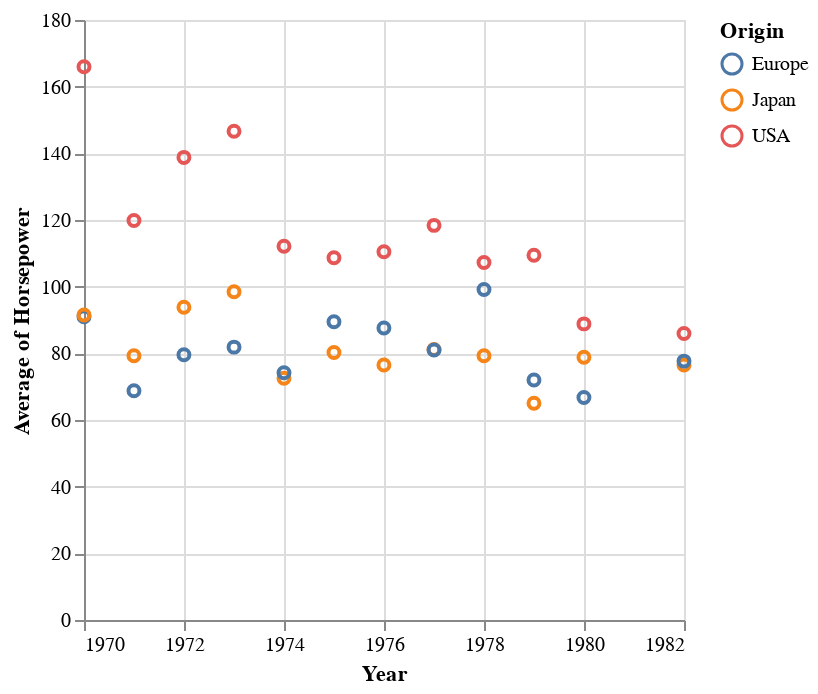

The notebook cell saved with this chart:
### Code cell
alt.Chart(cars).mark_point().encode(
    x='Year:T',
    y='average(Horsepower):Q',
    color='Origin:N'
)

### Figure 1 — Vega-Lite specification as saved in the notebook (floating-point values rounded to 4 significant figures; data arrays with more than 128 entries replaced by an {"elided": "..."} marker saying what was removed)
{"$schema": "https://vega.github.io/schema/vega-lite/v1.2.1.json", "data": {"values": {"elided": "406 records"}}, "encoding": {"color": {"field": "Origin", "type": "nominal"}, "x": {"field": "Year", "type": "temporal"}, "y": {"aggregate": "average", "field": "Horsepower", "type": "quantitative"}}, "mark": "point"}
